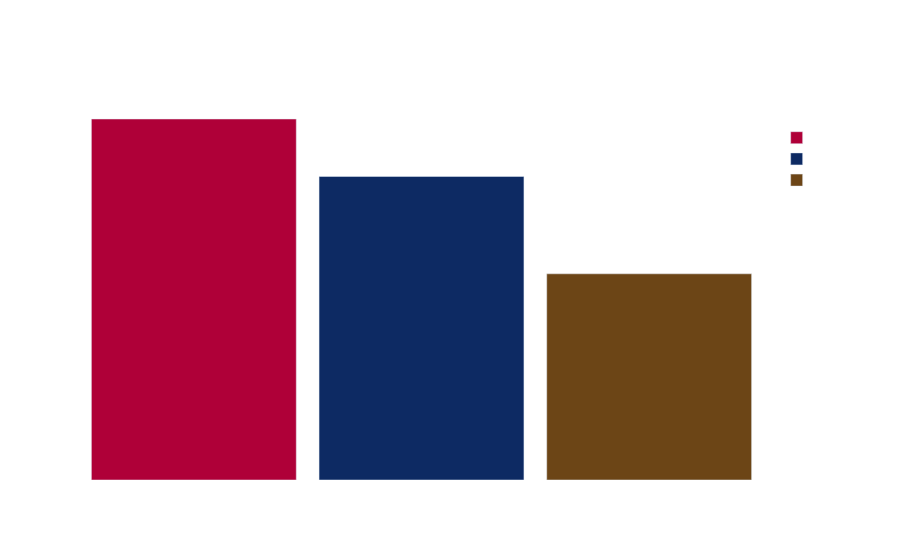

Notebook cell for this chart:
### Code cell
fig = px.bar(costs_by_product, 
             x='Product type', 
             y='Manufacturing costs', 
             title='Manufacturing Costs by Product Type',
             labels={'Manufacturing costs': 'Manufacturing Costs ($)', 'Product type': 'Product Type'},
             color='Product type',
             color_discrete_sequence=px.colors.qualitative.Dark24_r
            )

fig.update_layout(
    xaxis_title="Product Type",
    yaxis_title="Manufacturing Costs ($)",
    font=dict(size=14, color='White'),
    plot_bgcolor='rgba(0, 0, 0, 0)',
    paper_bgcolor='rgba(0, 0, 0, 0)',
    bargap=0.1,
)

fig.show()

### Figure 1 — Plotly figure (JSON) as saved in the notebook; plotly's stock layout.template omitted (floating-point values rounded to 4 significant figures)
{"data": [{"alignmentgroup": "True", "hovertemplate": "Product Type=%{x}<br>Manufacturing Costs ($)=%{y}<extra></extra>", "legendgroup": "skincare", "marker": {"color": "#AF0038", "pattern": {"shape": ""}}, "name": "skincare", "offsetgroup": "skincare", "orientation": "v", "showlegend": true, "textposition": "auto", "type": "bar", "x": ["skincare"], "xaxis": "x", "y": [1960.0], "yaxis": "y"}, {"alignmentgroup": "True", "hovertemplate": "Product Type=%{x}<br>Manufacturing Costs ($)=%{y}<extra></extra>", "legendgroup": "haircare", "marker": {"color": "#0D2A63", "pattern": {"shape": ""}}, "name": "haircare", "offsetgroup": "haircare", "orientation": "v", "showlegend": true, "textposition": "auto", "type": "bar", "x": ["haircare"], "xaxis": "x", "y": [1648.0], "yaxis": "y"}, {"alignmentgroup": "True", "hovertemplate": "Product Type=%{x}<br>Manufacturing Costs ($)=%{y}<extra></extra>", "legendgroup": "cosmetics", "marker": {"color": "#6C4516", "pattern": {"shape": ""}}, "name": "cosmetics", "offsetgroup": "cosmetics", "orientation": "v", "showlegend": true, "textposition": "auto", "type": "bar", "x": ["cosmetics"], "xaxis": "x", "y": [1119.0], "yaxis": "y"}], "layout": {"bargap": 0.1, "barmode": "relative", "font": {"color": "White", "size": 14}, "legend": {"title": {"text": "Product Type"}, "tracegroupgap": 0}, "paper_bgcolor": "rgba(0, 0, 0, 0)", "plot_bgcolor": "rgba(0, 0, 0, 0)", "title": {"text": "Manufacturing Costs by Product Type"}, "xaxis": {"anchor": "y", "categoryarray": ["skincare", "haircare", "cosmetics"], "categoryorder": "array", "domain": [0, 1], "title": {"text": "Product Type"}}, "yaxis": {"anchor": "x", "domain": [0, 1], "title": {"text": "Manufacturing Costs ($)"}}}}
